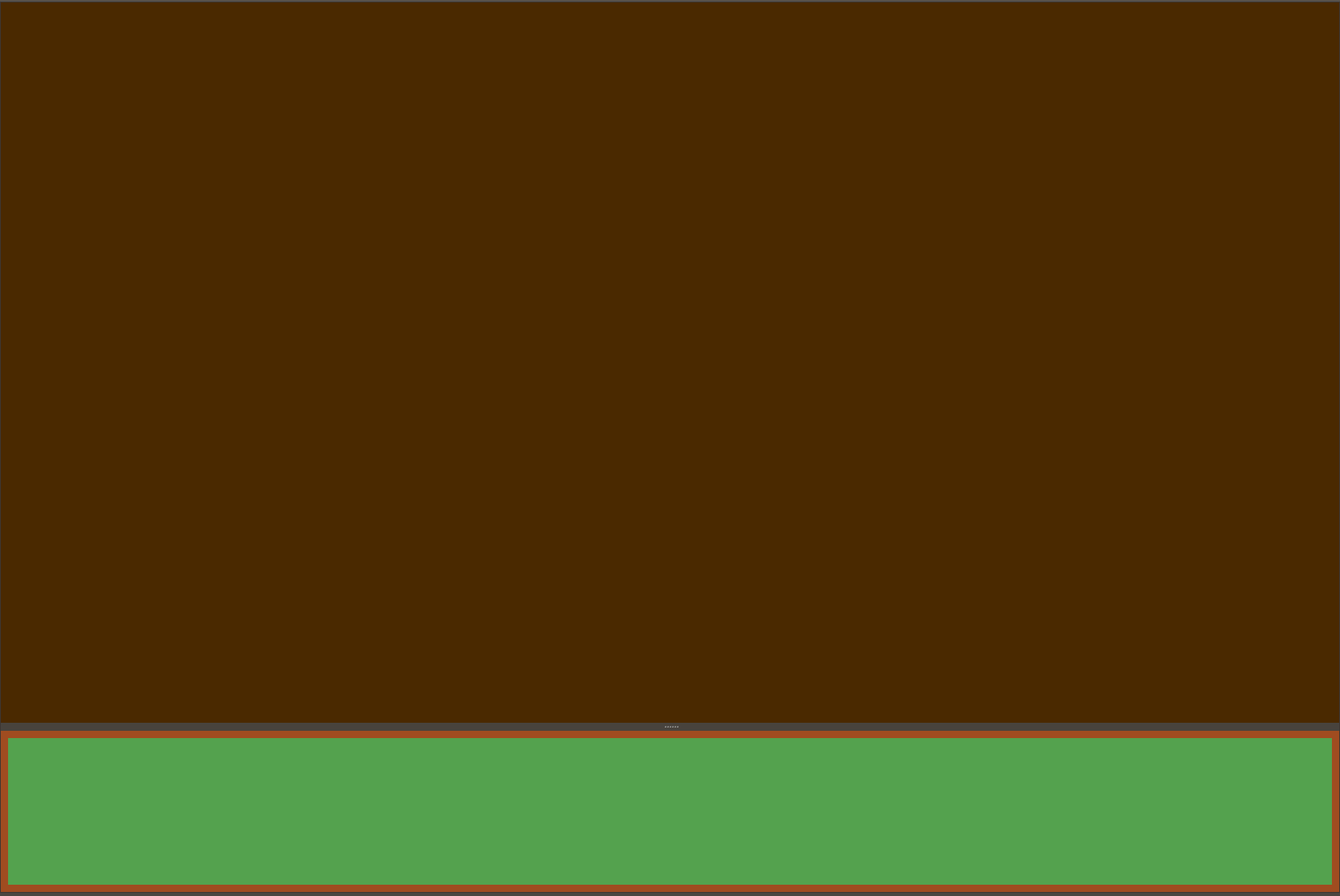
<?xml version="1.0" encoding="UTF-8"?>
<ui version="4.0">
 <author>Pho Hale</author>
 <class>RootWidget</class>
 <widget class="QWidget" name="RootWidget">
  <property name="geometry">
   <rect>
    <x>0</x>
    <y>0</y>
    <width>1663</width>
    <height>1112</height>
   </rect>
  </property>
  <property name="windowTitle">
   <string>Spike 3D Raster Window</string>
  </property>
  <property name="windowIcon">
   <iconset resource="../../../Resources/GuiResources.qrc">
    <normaloff>:/Icons/Icons/SpikeRaster3DIcon.ico</normaloff>:/Icons/Icons/SpikeRaster3DIcon.ico</iconset>
  </property>
  <property name="styleSheet">
   <string notr="true">background-color: rgb(71, 58, 46);
border-color: rgb(207, 207, 207);
background-color: rgba(71, 65, 60, 180);
color: rgb(244, 244, 244);
border-color: rgb(0, 0, 0);</string>
  </property>
  <layout class="QGridLayout" name="gridLayout" rowstretch="1,0">
   <property name="leftMargin">
    <number>0</number>
   </property>
   <property name="topMargin">
    <number>2</number>
   </property>
   <property name="rightMargin">
    <number>0</number>
   </property>
   <property name="bottomMargin">
    <number>0</number>
   </property>
   <property name="verticalSpacing">
    <number>0</number>
   </property>
   <item row="0" column="0" rowspan="2" colspan="2">
    <widget class="QFrame" name="mainContentFrame">
     <property name="sizePolicy">
      <sizepolicy hsizetype="Expanding" vsizetype="Expanding">
       <horstretch>1</horstretch>
       <verstretch>1</verstretch>
      </sizepolicy>
     </property>
     <layout class="QGridLayout" name="gridLayout_2" rowstretch="0" columnstretch="0">
      <property name="leftMargin">
       <number>0</number>
      </property>
      <property name="topMargin">
       <number>0</number>
      </property>
      <property name="rightMargin">
       <number>0</number>
      </property>
      <property name="bottomMargin">
       <number>4</number>
      </property>
      <property name="spacing">
       <number>0</number>
      </property>
      <item row="0" column="0">
       <widget class="QSplitter" name="splitter">
        <property name="sizePolicy">
         <sizepolicy hsizetype="Expanding" vsizetype="Expanding">
          <horstretch>1</horstretch>
          <verstretch>1</verstretch>
         </sizepolicy>
        </property>
        <property name="frameShape">
         <enum>QFrame::StyledPanel</enum>
        </property>
        <property name="frameShadow">
         <enum>QFrame::Plain</enum>
        </property>
        <property name="orientation">
         <enum>Qt::Vertical</enum>
        </property>
        <property name="handleWidth">
         <number>10</number>
        </property>
        <widget class="QWidget" name="mainSpike3DRasterWidget" native="true">
         <property name="sizePolicy">
          <sizepolicy hsizetype="Preferred" vsizetype="Expanding">
           <horstretch>0</horstretch>
           <verstretch>1</verstretch>
          </sizepolicy>
         </property>
         <property name="minimumSize">
          <size>
           <width>0</width>
           <height>500</height>
          </size>
         </property>
         <property name="baseSize">
          <size>
           <width>0</width>
           <height>800</height>
          </size>
         </property>
         <property name="styleSheet">
          <string notr="true">background-color: rgb(0, 0, 0);</string>
         </property>
         <layout class="QGridLayout" name="gridLayout_3">
          <item row="0" column="0">
           <widget class="QWidget" name="widget_2" native="true">
            <property name="sizePolicy">
             <sizepolicy hsizetype="Expanding" vsizetype="Preferred">
              <horstretch>0</horstretch>
              <verstretch>0</verstretch>
             </sizepolicy>
            </property>
            <property name="autoFillBackground">
             <bool>true</bool>
            </property>
            <property name="styleSheet">
             <string notr="true">background-color: rgba(155, 85, 0, 122);
border-color: rgb(155, 21, 5);</string>
            </property>
           </widget>
          </item>
         </layout>
        </widget>
        <widget class="QWidget" name="secondarySpikeRasterControlWidget" native="true">
         <property name="minimumSize">
          <size>
           <width>0</width>
           <height>200</height>
          </size>
         </property>
         <property name="baseSize">
          <size>
           <width>0</width>
           <height>200</height>
          </size>
         </property>
         <layout class="QGridLayout" name="gridLayout_4">
          <item row="0" column="0">
           <widget class="QWidget" name="widget" native="true">
            <property name="sizePolicy">
             <sizepolicy hsizetype="Expanding" vsizetype="Expanding">
              <horstretch>0</horstretch>
              <verstretch>0</verstretch>
             </sizepolicy>
            </property>
            <property name="autoFillBackground">
             <bool>false</bool>
            </property>
            <property name="styleSheet">
             <string notr="true">background-color: rgba(255, 85, 0, 122);
border-color: rgb(255, 21, 5);
</string>
            </property>
            <layout class="QVBoxLayout" name="verticalLayout">
             <item>
              <widget class="QWidget" name="widget_3" native="true">
               <property name="sizePolicy">
                <sizepolicy hsizetype="Expanding" vsizetype="Expanding">
                 <horstretch>0</horstretch>
                 <verstretch>0</verstretch>
                </sizepolicy>
               </property>
               <property name="styleSheet">
                <string notr="true">background-color: rgba(0, 255, 127, 122);
border-color: rgb(0, 255, 127);</string>
               </property>
              </widget>
             </item>
            </layout>
           </widget>
          </item>
         </layout>
        </widget>
       </widget>
      </item>
     </layout>
    </widget>
   </item>
  </layout>
  <action name="actionConnect">
   <property name="text">
    <string>Connect</string>
   </property>
   <property name="toolTip">
    <string>Connect this window's timeline to another window</string>
   </property>
  </action>
 </widget>
 <resources>
  <include location="../../../Resources/GuiResources.qrc"/>
 </resources>
 <connections/>
</ui>
